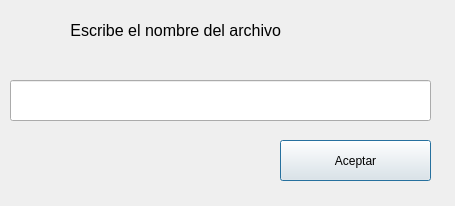
<?xml version="1.0" encoding="UTF-8"?>
<ui version="4.0">
 <class>Dialog</class>
 <widget class="QDialog" name="Dialog">
  <property name="geometry">
   <rect>
    <x>0</x>
    <y>0</y>
    <width>455</width>
    <height>206</height>
   </rect>
  </property>
  <property name="windowTitle">
   <string>Dialog</string>
  </property>
  <widget class="QLabel" name="label">
   <property name="geometry">
    <rect>
     <x>10</x>
     <y>10</y>
     <width>271</width>
     <height>41</height>
    </rect>
   </property>
   <property name="font">
    <font>
     <pointsize>12</pointsize>
     <weight>50</weight>
     <bold>false</bold>
    </font>
   </property>
   <property name="text">
    <string>Escribe el nombre del archivo</string>
   </property>
   <property name="alignment">
    <set>Qt::AlignRight|Qt::AlignTrailing|Qt::AlignVCenter</set>
   </property>
  </widget>
  <widget class="QLineEdit" name="Tnombre">
   <property name="geometry">
    <rect>
     <x>10</x>
     <y>80</y>
     <width>421</width>
     <height>41</height>
    </rect>
   </property>
  </widget>
  <widget class="QPushButton" name="Baceptar">
   <property name="geometry">
    <rect>
     <x>280</x>
     <y>140</y>
     <width>151</width>
     <height>41</height>
    </rect>
   </property>
   <property name="text">
    <string>Aceptar</string>
   </property>
  </widget>
 </widget>
 <resources/>
 <connections/>
</ui>
